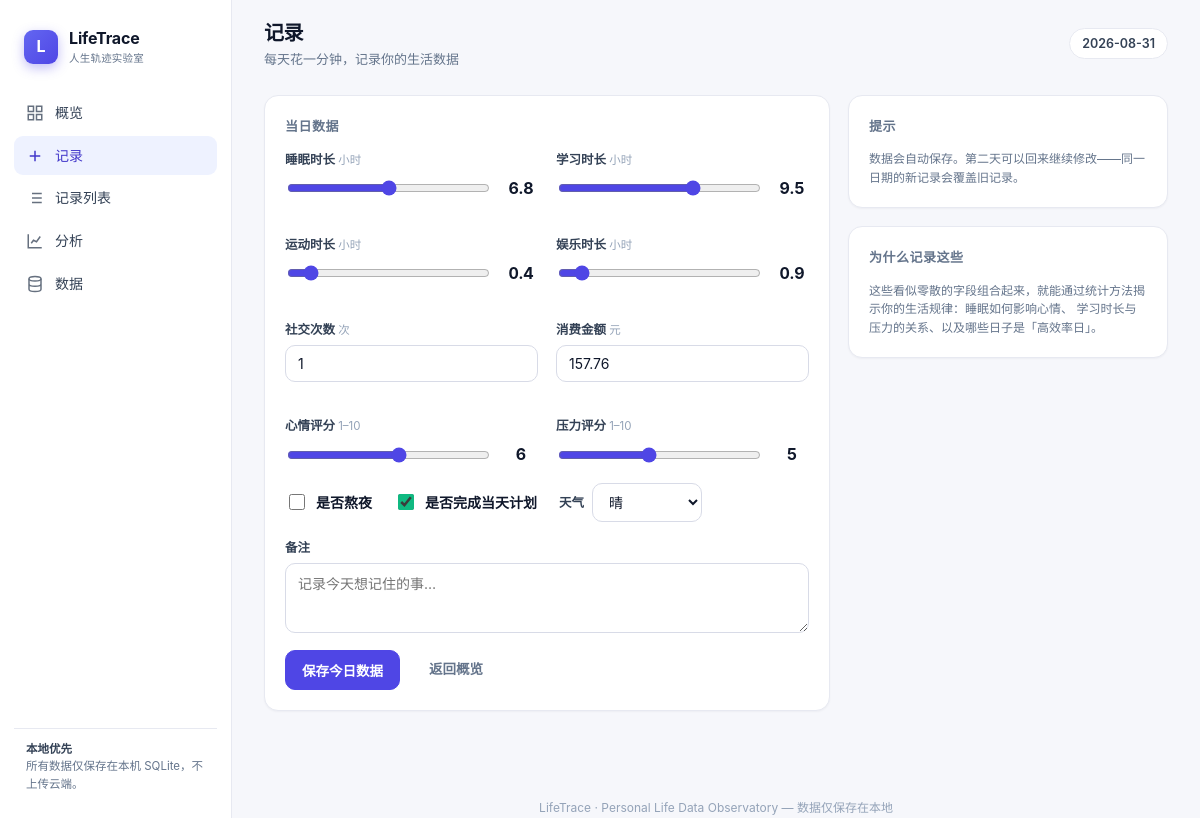
/record?day=2026-08-31, run on the app's committed database.
### app/models.py (models this page shows, shortened)
class DailyRecord(Base):
    __tablename__ = "daily_records"
    id: Mapped[int] = mapped_column(Integer, primary_key=True, index=True)
    date: Mapped[date] = mapped_column(Date, unique=True, index=True, nullable=False)
    sleep_hours: Mapped[float] = mapped_column(Float, default=0.0)
    study_hours: Mapped[float] = mapped_column(Float, default=0.0)
    exercise_hours: Mapped[float] = mapped_column(Float, default=0.0)
    entertainment_hours: Mapped[float] = mapped_column(Float, default=0.0)
    social_count: Mapped[int] = mapped_column(Integer, default=0)
    spending: Mapped[float] = mapped_column(Float, default=0.0)
    mood: Mapped[int] = mapped_column(Integer, default=5)
    stress: Mapped[int] = mapped_column(Integer, default=5)
    stay_up_late: Mapped[bool] = mapped_column(Boolean, default=False)
    plan_completed: Mapped[bool] = mapped_column(Boolean, default=False)
    note: Mapped[str] = mapped_column(Text, default="")
    weather: Mapped[str] = mapped_column(String(64), default="")
    created_at: Mapped[datetime] = mapped_column(DateTime, default=datetime.now)
    updated_at: Mapped[datetime] = mapped_column(
        DateTime, default=datetime.now, onupdate=datetime.now
    )

### app/routers/records.py (the view)
@router.get("/record", response_class=HTMLResponse)
def record_page(request: Request, day: Optional[date] = None, db: Session = Depends(get_db)):
    target = day or date.today()
    record = crud.get_by_date(db, target)
    return templates.TemplateResponse(
        request,
        "record.html",
        {
            "active": "record",
            "target_date": target,
            "record": record,
        },
    )

### templates/record.html (shortened to what this page needs)
{% extends "base.html" %}
{% block content %}
<header class="topbar">
  <div>
    <h1>记录</h1>
    <div class="meta">每天花一分钟，记录你的生活数据</div>
  </div>
  <div class="chip">{{ target_date }}</div>
</header>
<div class="content">
  <div class="grid" style="grid-template-columns: 1fr 320px;">
    <form id="record-form" class="card">
      <div class="card-title">当日数据</div>
      <div class="grid grid-2">
        <div class="field">
          <label>睡眠时长 <span class="hint">小时</span></label>
          <div class="range-wrap">
            <input type="range" name="sleep_hours" min="0" max="14" step="0.5" value="{{ record.sleep_hours if record else 7.0 }}" data-val />
            <span class="range-val">{{ record.sleep_hours if record else 7.0 }}</span>
          </div>
        </div>
        <div class="field">
          <label>学习时长 <span class="hint">小时</span></label>
          <div class="range-wrap">
            <input type="range" name="study_hours" min="0" max="14" step="0.5" value="{{ record.study_hours if record else 4.0 }}" data-val />
            <span class="range-val">{{ record.study_hours if record else 4.0 }}</span>
          </div>
        </div>
        <div class="field">
          <label>运动时长 <span class="hint">小时</span></label>
          <div class="range-wrap">
            <input type="range" name="exercise_hours" min="0" max="6" step="0.5" value="{{ record.exercise_hours if record else 0.5 }}" data-val />
            <span class="range-val">{{ record.exercise_hours if record else 0.5 }}</span>
          </div>
        </div>
        <div class="field">
          <label>娱乐时长 <span class="hint">小时</span></label>
          <div class="range-wrap">
            <input type="range" name="entertainment_hours" min="0" max="12" step="0.5" value="{{ record.entertainment_hours if record else 2.0 }}" data-val />
            <span class="range-val">{{ record.entertainment_hours if record else 2.0 }}</span>
          </div>
        </div>
        <div class="field">
          <label>社交次数 <span class="hint">次</span></label>
          <input type="number" name="social_count" min="0" max="100" value="{{ record.social_count if record else 0 }}" />
        </div>
        <div class="field">
          <label>消费金额 <span class="hint">元</span></label>
          <input type="number" name="spending" min="0" step="0.01" value="{{ record.spending if record else 0 }}" />
        </div>
        <div class="field">
          <label>心情评分 <span class="hint">1–10</span></label>
          <div class="range-wrap">
            <input type="range" name="mood" min="1" max="10" step="1" value="{{ record.mood if record else 6 }}" data-val />
            <span class="range-val">{{ record.mood if record else 6 }}</span>
          </div>
        </div>
        <div class="field">
          <label>压力评分 <span class="hint">1–10</span></label>
          <div class="range-wrap">
            <input type="range" name="stress" min="1" max="10" step="1" value="{{ record.stress if record else 5 }}" data-val />
            <span class="range-val">{{ record.stress if record else 5 }}</span>
          </div>
        </div>
      </div>
      <div class="row" style="gap:22px;margin-bottom:16px;">
        <label style="display:flex;align-items:center;gap:8px;font-weight:600;">
          <input type="checkbox" name="stay_up_late" {{ 'checked' if record and record.stay_up_late else '' }} style="width:16px;height:16px;accent-color:#4f46e5;" /> 是否熬夜
        </label>
        <label style="display:flex;align-items:center;gap:8px;font-weight:600;">
          <input type="checkbox" name="plan_completed" {{ 'checked' if record and record.plan_completed else '' }} style="width:16px;height:16px;accent-color:#10b981;" /> 是否完成当天计划
        </label>
        <div class="field" style="margin:0;flex-direction:row;align-items:center;gap:8px;">
          <label style="margin:0;">天气</label>
          <select name="weather" style="width:auto;min-width:110px;">
            {% set w = record.weather if record else '晴' %}
            {% for opt in ['晴','多云','阴','小雨','大雨','雪'] %}
            <option value="{{ opt }}" {{ 'selected' if w == opt else '' }}>{{ opt }}</option>
            {% endfor %}
          </select>
        </div>
      </div>
      <div class="field">
        <label>备注</label>
        <textarea name="note" placeholder="记录今天想记住的事…">{{ record.note if record else '' }}</textarea>
      </div>
      <div class="row">
        <button type="submit" class="btn primary">保存今日数据</button>
        <a href="/" class="btn ghost">返回概览</a>
      </div>
    </form>
    <div>
      <div class="card">
        <div class="card-title">提示</div>
        <p class="small muted" style="margin:0;">
          数据会自动保存。第二天可以回来继续修改——同一日期的新记录会覆盖旧记录。
        </p>
      </div>
      <div class="card" style="margin-top:18px;">
        <div class="card-title">为什么记录这些</div>
        <p class="small muted" style="margin:0;">
          这些看似零散的字段组合起来，就能通过统计方法揭示你的生活规律：睡眠如何影响心情、
          学习时长与压力的关系、以及哪些日子是「高效率日」。
        </p>
      </div>
    </div>
  </div>
</div>
{% endblock %}

### static/css/style.css (style rules this page uses)
:root { --bg: #f6f7fb; --surface: #ffffff; --surface-2: #fbfbfe; --ink: #0f172a; --ink-2: #334155; --muted: #64748b; --muted-2: #94a3b8; --border: #e7e9f1; --border-strong: #d8dbe7; --primary: #4f46e5; --primary-600: #4338ca; --primary-soft: #eef2ff; --green: #10b981; --green-soft: #ecfdf5; --amber: #f59e0b; --amber-soft: #fffbeb; --red: #ef4444; --red-soft: #fef2f2; --cyan: #06b6d4; --violet: #8b5cf6; --radius: 14px; --radius-sm: 10px; --shadow-sm: 0 1px 2px rgba(15, 23, 42, 0.04); --shadow: 0 1px 3px rgba(15, 23, 42, 0.05), 0 8px 24px rgba(15, 23, 42, 0.05); --shadow-lg: 0 12px 40px rgba(15, 23, 42, 0.10); --sidebar-w: 232px; --font: "Inter", -apple-system, BlinkMacSystemFont, "Segoe UI", "PingFang SC", "Hiragino Sans GB", "Microsoft YaHei", sans-serif; --mono: "SF Mono", "JetBrains Mono", ui-monospace, "Cascadia Code", monospace; }
* { box-sizing: border-box; }
html, body { margin: 0; padding: 0; background: var(--bg); color: var(--ink); font-family: var(--font); font-size: 14px; line-height: 1.55; -webkit-font-smoothing: antialiased; text-rendering: optimizeLegibility; }
a { color: var(--primary); text-decoration: none; }
.topbar { display: flex; align-items: center; justify-content: space-between; padding: 18px 32px; background: rgba(246, 247, 251, 0.85); backdrop-filter: blur(8px); position: sticky; top: 0; z-index: 10; }
.topbar h1 { margin: 0; font-size: 20px; letter-spacing: -0.02em; }
.topbar .meta { color: var(--muted); font-size: 13px; }
.chip { display: inline-flex; align-items: center; gap: 6px; background: var(--surface); border: 1px solid var(--border); border-radius: 999px; padding: 5px 12px; font-size: 12.5px; font-weight: 600; color: var(--ink-2); }
.content { padding: 8px 32px 48px; }
.grid { display: grid; gap: 18px; }
.grid-2 { grid-template-columns: repeat(2, 1fr); }
.card { background: var(--surface); border: 1px solid var(--border); border-radius: var(--radius); padding: 20px; box-shadow: var(--shadow-sm); }
.card-title { font-size: 13px; font-weight: 600; color: var(--muted); text-transform: uppercase; letter-spacing: 0.04em; margin: 0 0 14px; }
.field { display: flex; flex-direction: column; gap: 6px; margin-bottom: 16px; }
.field label { font-size: 12.5px; font-weight: 600; color: var(--ink-2); }
.field .hint { font-size: 11.5px; color: var(--muted-2); font-weight: 400; }
input[type="text"], input[type="number"], input[type="date"], input[type="search"], select, textarea { width: 100%; padding: 9px 12px; border: 1px solid var(--border-strong); border-radius: var(--radius-sm); font-family: var(--font); font-size: 14px; color: var(--ink); background: var(--surface); transition: border-color 0.14s, box-shadow 0.14s; }
textarea { resize: vertical; min-height: 70px; }
.range-wrap { display: flex; align-items: center; gap: 12px; }
input[type="range"] { flex: 1; accent-color: var(--primary); }
.range-val { font-weight: 700; font-size: 16px; min-width: 34px; text-align: center; font-variant-numeric: tabular-nums; }
.btn { display: inline-flex; align-items: center; justify-content: center; gap: 7px; padding: 9px 16px; border-radius: var(--radius-sm); border: 1px solid var(--border-strong); background: var(--surface); color: var(--ink-2); font-family: var(--font); font-size: 13.5px; font-weight: 600; cursor: pointer; transition: all 0.14s; }
.btn.primary { background: var(--primary); border-color: var(--primary); color: #fff; }
.btn.ghost { background: transparent; border-color: transparent; color: var(--muted); }
.muted { color: var(--muted); }
.small { font-size: 12px; }
.row { display: flex; gap: 12px; align-items: center; flex-wrap: wrap; }

### data on the page
DailyRecord: sleep_hours "7", sleep_hours "6.8", study_hours "9.5", exercise_hours "0.5", exercise_hours "0.4", entertainment_hours "1", entertainment_hours "0.9", social_count "1", spending "157.76", mood "6", stress "5"

### other printed values
{{ target_date }} "2026-08-31"
form field weather "晴"
